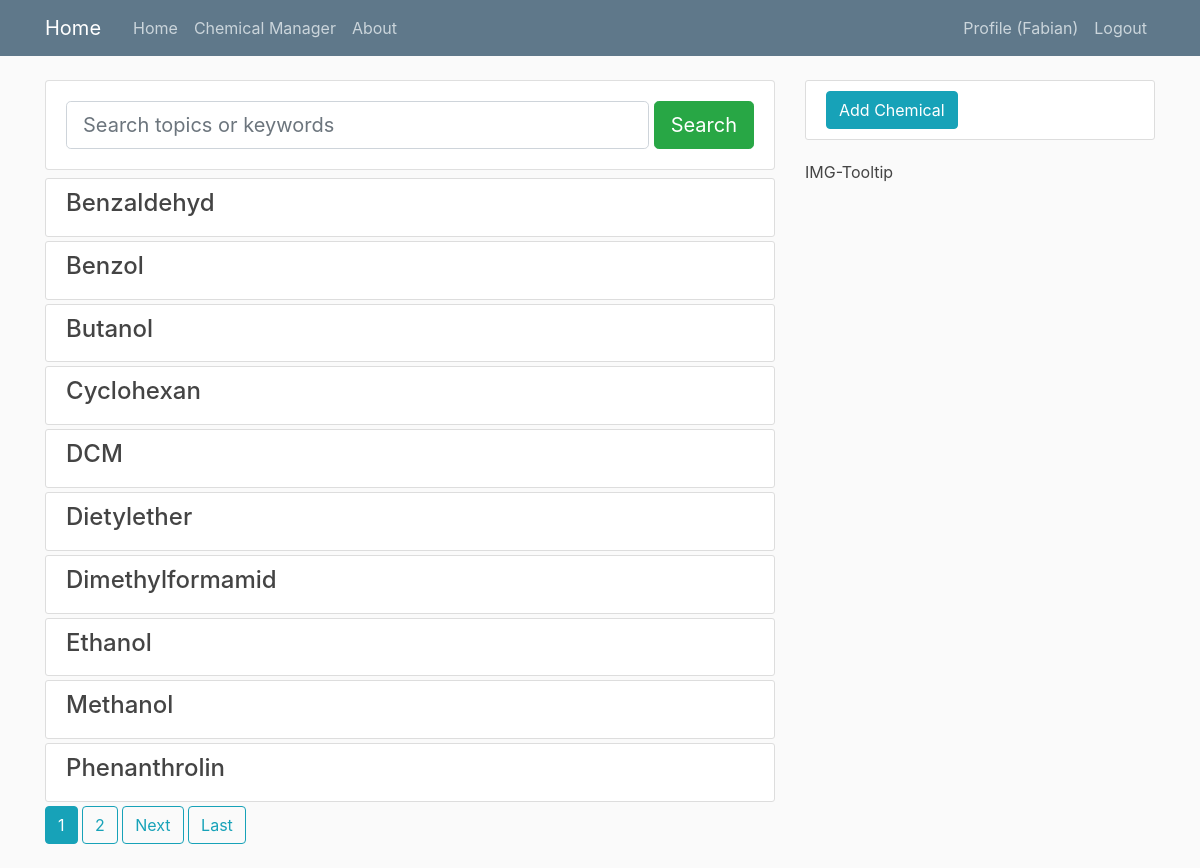
Screenshot of /chemmanager/ (signed in) with the database file from the repository.
### chemmanager/models.py (models this page shows, shortened)
class Chemical(models.Model):
    name = models.CharField(max_length=250)
    structure = models.CharField(max_length=250, blank=True)
    molar_mass = models.FloatField(blank=True, null=True)
    density = models.FloatField(blank=True, null=True)
    melting_point = models.FloatField(blank=True, null=True)
    boiling_point = models.FloatField(blank=True, null=True)
    comment = models.TextField(blank=True)
    cid = models.CharField(max_length=100, blank=True, null=True)
    cas = models.CharField(max_length=100, blank=True, null=True)
    creator = models.ForeignKey(User, on_delete=models.CASCADE, blank=True, null=True)

### chemmanager/views.py (the view)
# urls.py: path('', login_required(ChemicalListView.as_view()), name='chemmanager-home'),
class ChemicalListView(ListView):
    model = Chemical
    template_name = 'chemmanager/home.html'
    context_object_name = 'chemicals'
    extra_context = {'title': 'Chemical Manager'}
    def get_queryset(self):
        query = self.request.GET.get('q')
        if query:
            object_list = self.model.objects.filter(name__icontains=query)
        else:
            object_list = self.model.objects.all()
        return object_list.order_by('name')
    paginate_by = 10

### chemmanager/models.py (called while the page is built)
    def __str__(self):
        return self.name

    @property
    def left_quantity(self):
        left_quantity = self.quantity
        for extraction in self.extraction_set.all():
            left_quantity -= extraction.quantity
        return left_quantity

### chemmanager/templates/chemmanager/home.html (shortened to what this page needs)
{% extends "chemmanager/chemmanager_base.html" %}
{% block content %}
    <form class="card card-sm mb-2">
        <div class="card-body row no-gutters align-items-center">
            <div class="col">
                <input class="form-control form-control-lg form-control-borderless" type="text"
                       placeholder="Search topics or keywords" name="q" value="{{ request.Get.q }}">
            </div>
            <div class="col-auto">&nbsp;</div>
            <div class="col-auto">
                <button class="btn btn-lg btn-success" type="submit" value="Search Chemicals">Search</button>
            </div>
        </div>
    </form>
    {% for chemical in chemicals %}
        <article class="media content-section mb-1">
            <div class="media-body">
                <a data-toggle="collapse"
                   data-target="#collapseAll-{{ chemical.id }}"
                   aria-controls="collapseAll-{{ chemical.id }}">
                    <div class="d-flex w-100 bd-highlight">
                        <h4>{{ chemical.name }}</h4>
                    </div>
                </a>
            </div>
        </article>
    {% endfor %}
    {% if is_paginated %}
        {% for num in paginator.page_range %}
            {% if page_obj.number == num %}
                <a class="btn btn-info mb-4" href="?page={{ num }}">{{ num }}</a>
            {% elif num > page_obj.number|add:'-3' and  num < page_obj.number|add:'3' %}
                <a class="btn btn-outline-info mb-4" href="?page={{ num }}">{{ num }}</a>
            {% endif %}
        {% endfor %}
        {% if page_obj.has_next %}
            <a class="btn btn-outline-info mb-4" href="?page={{ page_obj.next_page_number }}">Next</a>
            <a class="btn btn-outline-info mb-4" href="?page={{ paginator.num_pages }}">Last</a>
        {% endif %}
    {% endif %}
{% endblock content %}
{% block properties %}
    <div class="content-section">
        <a href="{% url 'chemical-create' %}" class="btn btn-info">Add Chemical</a>
    </div>
    <a class="article-title" href="#" data-toggle="tooltip" data-html="true" title="<img src='/media/default.jpg'>">IMG-Tooltip</a>
{% endblock properties %}

### blog/templates/blog/base.html (shortened to what this page needs)
{% load static %}
<!DOCTYPE html>
<html lang="en">
<head>
    <link rel="stylesheet" href="https://stackpath.bootstrapcdn.com/bootstrap/4.4.1/css/bootstrap.min.css">
    <link rel="stylesheet" href="{% static 'blog/main.css' %}">
</head>
<body>
    <header class="site-header">
      <nav class="navbar navbar-expand-md navbar-dark bg-steel fixed-top">
        <div class="container">
          <a class="navbar-brand mr-4" href="{% url 'blog-home' %}">Home</a>
          <div class="collapse navbar-collapse" id="navbarToggle">
            <div class="navbar-nav mr-auto">
                <a class="nav-item nav-link" href="{% url 'blog-home' %}">Home</a>
                <a class="nav-item nav-link" href="{% url 'chemmanager-home' %}">Chemical Manager</a>
                <a class="nav-item nav-link" href="{% url 'blog-about' %}">About</a>
            </div>
            <div class="navbar-nav">
                {% if user.is_authenticated %}
                    <a class="nav-item nav-link" href="{% url 'profile' %}">Profile ({{ user }})</a>
                    <a class="nav-item nav-link" href="{% url 'logout' %}">Logout</a>
                {% else %}
                    <a class="nav-item nav-link" href="{% url 'login' %}">Login</a>
                    <a class="nav-item nav-link" href="{% url 'register' %}">Register</a>
                {% endif %}
            </div>
          </div>
        </div>
      </nav>
    </header>
    {% block base_content %}{% endblock %}
</body>
</html>

### blog/static/blog/main.css (style rules this page uses)
body { background: #fafafa; color: #333333; margin-top: 5rem; }
h1, h2, h3, h4, h5, h6 { color: #444444; }
.bg-steel { background-color: #5f788a; }
.site-header .navbar-nav .nav-link { color: #cbd5db; }
.content-section { background: #ffffff; padding: 10px 20px; border: 1px solid #dddddd; border-radius: 3px; margin-bottom: 20px; }
.article-title { color: #444444; }

### rows the page displays
Chemical: name "Benzaldehyd"
Chemical: name "Benzol"
Chemical: name "Butanol"
Chemical: name "Cyclohexan"
Chemical: name "DCM"
Chemical: name "Dietylether"
Chemical: name "Dimethylformamid"
Chemical: name "Ethanol"
Chemical: name "Methanol"
Chemical: name "Phenanthrolin"

### other values shown
{{ user }} "Fabian"
{{ num }} "1"
{{ num }} "2"
